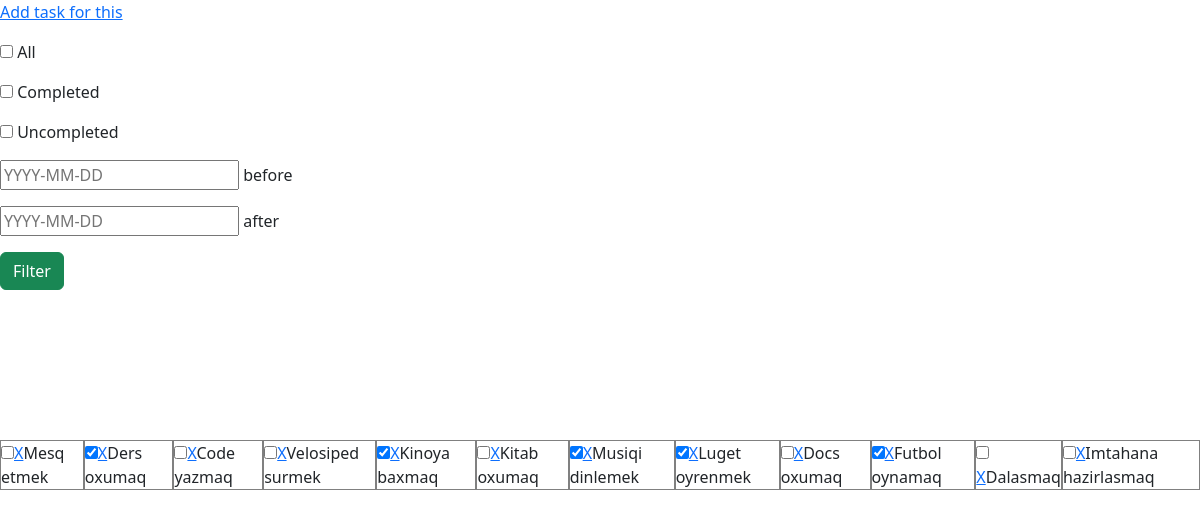
Page /todo/index/ on the committed database.
### todo/models.py (models this page shows, shortened)
class Todo(SlugMixin):
    task_name = models.CharField(max_length=200)
    deadline = models.DateField(null=True, blank=True)
    status = models.BooleanField(null=True, blank=True)
    class Meta:
        verbose_name = 'Todo'
        verbose_name_plural = 'Todo Lists'

### todo/views.py (the view)
# urls.py: path('index/', myview, name='index'),
def myview(request):
    context = {}
    obj = Todo.objects.all()
    if "all" in request.GET:
        all = request.GET.get('all')
        obj = Todo.objects.all()
    if "on" in request.GET:
        obj = obj.filter(
            status=True
        )
    if "off" in request.GET:
        obj = obj.filter(
            status=False
        )
    bt = request.GET.get('bt', None)
    at = request.GET.get('at', None)
    if bt:
        obj = obj.filter(
            deadline__gte=bt
        )
    if at:
        obj = obj.filter(
            deadline__lte=at
        )
    print(request.GET)
    context['todos'] = obj
    return render(request, 'index.html', context)

### templates/index.html (shortened to what this page needs)
{% load static %}
<!doctype html>
<html lang="en">
<head>
    <link href="https://cdn.jsdelivr.net/npm/bootstrap@5.3.0-alpha1/dist/css/bootstrap.min.css" rel="stylesheet">
</head>
<body>
<p><a href="{% url 'todo:add' %}">Add task for this</a></p>
<form>
<p>
    <input type="checkbox" value="all" name="all"> All
</p>
<p>
    <input type="checkbox" name="on" value="{{status.id}}"> Completed
</p>
<p>
    <input type="checkbox" name="off" value="{{status.id}}"> Uncompleted
</p>
<p>
    <input type="text" placeholder="YYYY-MM-DD"  name="bt"> before
</p>
    <p>
    <input type="text" placeholder="YYYY-MM-DD" name="at"> after
</p>
    <button type="submit" class="btn btn-success">Filter</button>
</form>
<div style="display: flex; align-items: center; justify-content: center; margin-top: 150px;" class="data">
    {% for i in todos %}
    <div style="border: 1px solid gray">
        <input type="checkbox" {% if i.status %} checked  {% endif %}><span class="text-danger"><a href="#">X</a></span>{{i.task_name}}
    </div>
    {% endfor %}
</div>
</body>
</html>

### rows in the picture
Todo: task_name "Mesq etmek"
Todo: status "☑", task_name "Ders oxumaq"
Todo: task_name "Code yazmaq"
Todo: task_name "Velosiped surmek"
Todo: status "☑", task_name "Kinoya baxmaq"
Todo: task_name "Kitab oxumaq"
Todo: status "☑", task_name "Musiqi dinlemek"
Todo: status "☑", task_name "Luget oyrenmek"
Todo: task_name "Docs oxumaq"
Todo: status "☑", task_name "Futbol oynamaq"
Todo: task_name "Dalasmaq"
Todo: task_name "Imtahana hazirlasmaq"
